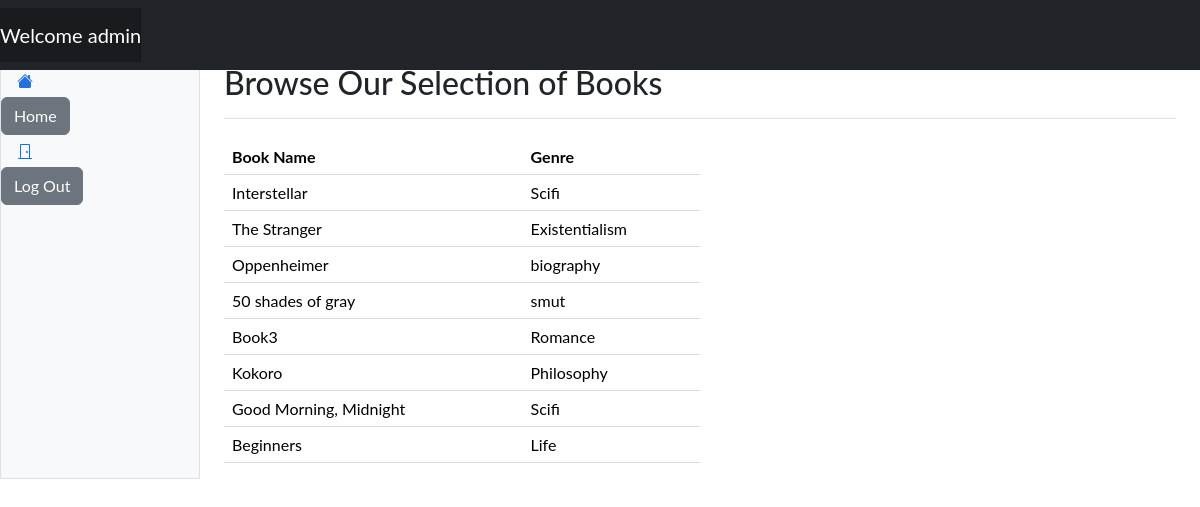
The page /browse/ (signed in) on the database its author committed.
### website/settings/roles.py (models this page shows, shortened)
class User(db.Model, UserMixin):
    id = db.Column(db.Integer, primary_key=True)
    deleted = db.relationship('delete_roles', backref='Admin', foreign_keys='delete_roles.admin_id', uselist=False)
    role = db.Column(db.String(20), nullable=False)
    username = db.Column(db.String(20), nullable=False)
    password = db.Column(db.String(20), nullable=False)

class data_book(db.Model):
    id = db.Column(db.Integer, primary_key=True)
    book_title = db.Column(db.String(20),nullable=False)
    book_genre = db.Column(db.String(20), nullable=False)

### website/routes.py (the view)
@app.route('/browse/', methods=['POST', 'GET'])
def browse():
    books = data_book.query.all()
    return render_template('browse.html', user=current_user, books=books)

### website/routes.py (called while the page is built)
@app.before_request
def create_db():
    db.create_all()

### website/templates/browse.html (shortened to what this page needs)
{% extends "base.html"%}
{% block content %}
<html lang="en" data-bs-theme="auto">
  <head><script src="../assets/js/color-modes.js"></script>
    <link rel="stylesheet" href="https://cdn.jsdelivr.net/npm/@docsearch/css@3">
<link href="../assets/dist/css/bootstrap.min.css" rel="stylesheet">
<header class="navbar sticky-top bg-dark flex-md-nowrap p-0 shadow" data-bs-theme="dark">
  <a class="navbar-brand col-md-3 col-lg-2 me-0 px-3 fs-6 text-white" href="#">Company name</a>
 <nav class="navbar navbar-expand-md navbar-dark fixed-top bg-dark">
        <a class="navbar-brand" href="#">Welcome {{user.username}}</a>
      </nav>
</header>
      <div class="container-fluid">
  <div class="row">
    <div class="sidebar border border-right col-md-3 col-lg-2 p-0 bg-body-tertiary">
      <div class="offcanvas-md offcanvas-end bg-body-tertiary" tabindex="-1" id="sidebarMenu" aria-labelledby="sidebarMenuLabel">
        <div class="offcanvas-body d-md-flex flex-column p-0 pt-lg-3 overflow-y-auto">
          <ul class="nav flex-column">
            <li class="nav-item">
              <a class="nav-link d-flex align-items-center gap-2 active" aria-current="page" href="#">
                <svg class="bi"><use xlink:href="#house-fill"/></svg>
                <a class="btn btn-secondary" href="{{url_for('home_page')}}" role="button"> Home </a>
              </a>
            </li>
          </ul>
          <ul class="nav flex-column mb-auto">
            <li class="nav-item">
              <a class="nav-link d-flex align-items-center gap-2" href="#">
                <svg class="bi"><use xlink:href="#door-closed"/></svg>
                <a class="btn btn-secondary" href="{{url_for('logout')}}" role="button">Log Out</a>
              </a>
            </li>
          </ul>
        </div>
      </div>
    </div>
 <main class="col-md-9 ms-sm-auto col-lg-10 px-md-4">
      <div class="d-flex justify-content-between flex-wrap flex-md-nowrap align-items-center pt-3 pb-2 mb-3 border-bottom">
        <h1 class="h2">Browse Our Selection of Books</h1>
      </div>
        <div class="col-md-6 col-sm-12">
            <table class="table">
                <thead>
                    <tr>
                        <th>Book Name</th>
                        <th>Genre</th>
                    </tr>
                </thead>
                <tbody>
                    {% for book in books %}
                    <tr>
                        <td>{{ book.book_title}}</td>
                        <td>{{ book.book_genre}}</td>
                    </tr>
                    {% endfor %}
                </tbody>
            </table>
        </div>
    </div>
         </div>
    <link href="https://cdn.jsdelivr.net/npm/bootstrap-icons@1.10.5/font/bootstrap-icons.min.css" rel="stylesheet">
    <link href="dashboard.css" rel="stylesheet">
  </head>
{% endblock %}

### website/templates/dashboard.css (style rules this page uses)
.bi { display: inline-block; width: 1rem; height: 1rem; }
.sidebar .nav-link { font-size: .875rem; font-weight: 500; }
.sidebar .nav-link.active { color: #2470dc; }
.navbar-brand { padding-top: .75rem; padding-bottom: .75rem; background-color: rgba(0, 0, 0, .25); box-shadow: inset -1px 0 0 rgba(0, 0, 0, .25); }

### website/templates/browse.html (style rules this page uses)
.bi { vertical-align: -.125em; fill: currentColor; }
body { font-family: "Lato", sans-serif; }
@media screen and (min-width: 768px) { table { width: 100%; border-collapse: collapse; margin-top: 20px; } }
@media screen and (min-width: 768px) { th, td { padding: 12px; text-align: left; border-bottom: 1px solid #ddd; } }
@media screen and (min-width: 768px) { th { background-color: #f2f2f2; } }

### rows shown on the page
User: username "admin"
data_book: book_title "Interstellar", book_genre "Scifi"
data_book: book_title "The Stranger", book_genre "Existentialism"
data_book: book_title "Oppenheimer", book_genre "biography"
data_book: book_title "50 shades of gray", book_genre "smut"
data_book: book_title "Book3", book_genre "Romance"
data_book: book_title "Kokoro", book_genre "Philosophy"
data_book: book_title "Good Morning, Midnight", book_genre "Scifi"
data_book: book_title "Beginners", book_genre "Life"
